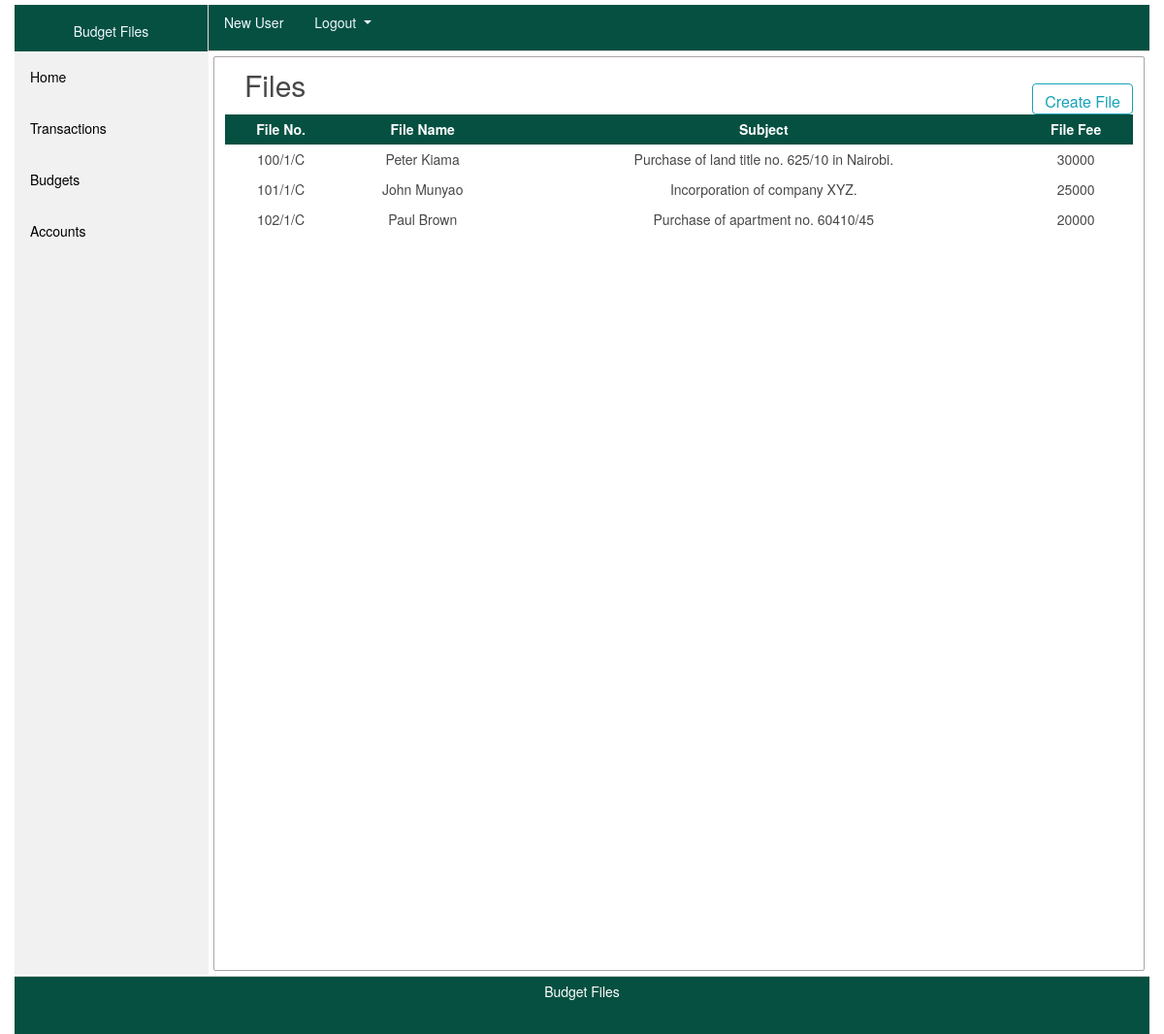
Page /files (signed in) on the committed database.
### app/models/users.py (models this page shows, shortened)
class Users(db.Model, UserMixin):
    __tablename__ = 'users_table'
    id = db.Column(db.Integer, primary_key=True)
    name = db.Column(db.String(200), nullable=False)
    email = db.Column(db.String(200), unique=True, nullable=False)
    phone = db.Column(db.String(20),  unique=True, nullable=False)
    role = db.Column(db.String(20), nullable=False)
    password = db.Column(db.String(60), nullable=False)
    date = db.Column(db.DateTime(), nullable=False, default=datetime.now)
    transactions = db.relationship('Transaction', backref='phone', lazy=True) # transaction.phone // Users(current user)
    budgets = db.relationship('Budget', backref='phone', lazy=True) # budget.phone // Users(current user)

### app/models/files.py (models this page shows, shortened)
class Files(db.Model):
    __tablename__ = 'files'
    id = db.Column(db.Integer, primary_key=True)
    file_no = db.Column(db.String(20), nullable=False)
    file_name = db.Column(db.String(20), nullable=False)
    subject = db.Column(db.String(300), nullable=False)
    file_fee = db.Column(db.Integer, nullable=False)
    transactions = db.relationship('Transaction', backref='file_no', lazy=True)

### app/views/files/routes.py (the view)
@filez.route('/files')
@login_required
def files():
    files = Files.query.all()
    if len(files) == 0:
        count = 0
    else:
        count = len(files)
    return render_template('files.html', page='files', files=files, count=count)

### app/models/users.py (called while the page is built)
@login_manager.user_loader
def load_user(user_id):
    return Users.query.get(int(user_id))

### app/templates/files.html
{% extends "page_template.html" %}
{% block contents %}
    <div class="content">
        <section class="places">
            <div style="float: left;">
                <h1>Files</h1>
            </div>
            <div style="overflow: hidden; float: right;">
                <a href="{{ url_for('filez.create_file') }}" style="text-decoration: none;"><button type="button" class="btn btn-outline-info mt-3 pb-0">Create File</button></a>
            </div>
            <table id="transactions_table" class="display" style="width:100%">
                <thead style="background: #055041; color: #FFFFFF">
                    <th class="text-center" style="padding: 5px;">File No.</th>
                    <th class="text-center" style="padding: 5px;">File Name</th>
                    <th class="text-center" style="padding: 5px;">Subject</th>
                    <th class="text-center" style="padding: 5px;">File Fee</th>
                </thead>
                <tbody>
                    {% if files %}
                        {% for file in files %}
                        <tr class="files_row">
                            <td class="text-center" style="padding: 5px;"><a href="{{ url_for('filez.view_file', file_id=file.id) }}" style="text-decoration: none; color: inherit;"> {{ file.file_no }} </a></td>
                            <td class="text-center" style="padding: 5px;">{{ file.file_name }}</td>
                            <td class="text-center" style="padding: 5px;">{{ file.subject }}</td>
                            <td class="text-center" style="padding: 5px;">{{ file.file_fee }}</td>
                        </tr>
                        {% endfor %}
                    {% endif %}
                </tbody>
            </table>
        </section>
    </div>
{% endblock contents %}

### app/templates/header.html (shortened to what this page needs)
<header>
    <div class="user">
        {% if current_user.is_authenticated %}
            <nav class="nav">
                <a class="nav-link disabled" style="color: aliceblue;" href="#">{{ current_user.name }}</a>
                <div class="dropdown show">
                    <a class="dropdown-toggle nav-link active" style="color: aliceblue;" href="#" role="button" id="dropdownMenuLink" data-toggle="dropdown" aria-haspopup="true" aria-expanded="false">
                        Logout
                    </a>
                  </div>
            </nav>
        {% else %}
            <nav class="nav">
                <a class="nav-link disabled" style="color: aliceblue;" href="{{ url_for('login') }}">Log In</a>
                <a class="nav-link active" style="color: aliceblue;" href="{{ url_for('users.register') }}">Register</a>
            </nav>
        {% endif %}
    </div>
</header>

### app/static/4-common.css (style rules this page uses)
body { margin:0px; padding:0px; color: #484848; font-size: 14px; font-family: Circular,"Helvetica Neue",Helvetica,Arial,sans-serif; }

### app/static/3-header.css (style rules this page uses)
header { margin-left: 200px; background-color: #055041; height: 48px; border-bottom: 1px solid #CCCCCC; }

### app/static/6-filters.css (style rules this page uses)
div.content { margin: 5px 5px 5px 205px; padding: 1px 1px; height: 943px; border: 1px solid #aca4a4; border-radius: 2px; }

### app/static/100-places.css (style rules this page uses)
.places { padding: 10px; }
.user { margin-top: 5px; margin-bottom: 5px; }
h1 { display: block; width: 95%; display: block; margin-top: 0px; margin-left: 20px; margin-bottom: 5px; font-size: 30px; }

### app/templates/page_template.html (style rules this page uses)
body { margin:0px; padding:0px; color: #484848; font-size: 14px; font-family: Circular,"Helvetica Neue",Helvetica,Arial,sans-serif; }

### rows in the picture
Users: name "New User"
Files: file_no "100/1/C", file_name "Peter Kiama", subject "Purchase of land title no. 625/10 in Nairobi.", file_fee "30000"
Files: file_no "101/1/C", file_name "John Munyao", subject "Incorporation of company XYZ.", file_fee "25000"
Files: file_no "102/1/C", file_name "Paul Brown", subject "Purchase of apartment no. 60410/45", file_fee "20000"
